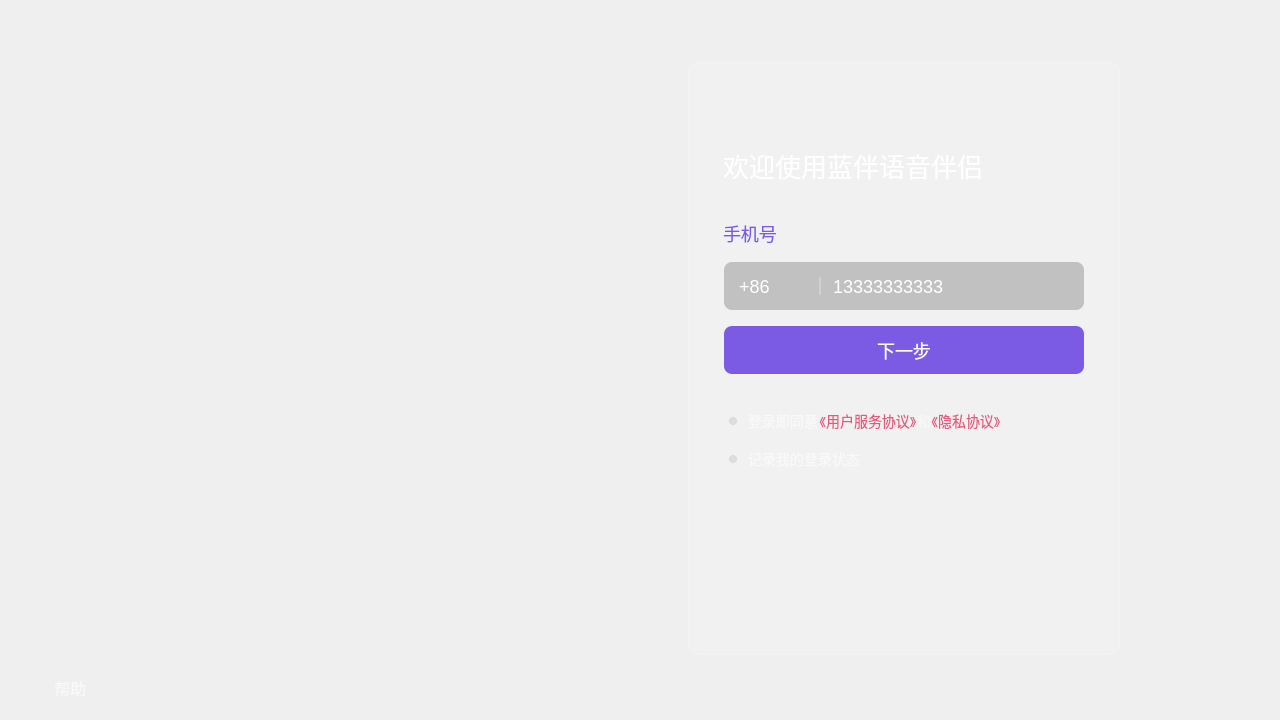
<?xml version="1.0" encoding="UTF-8"?>
<ui version="4.0">
 <class>LoginPage</class>
 <widget class="QDialog" name="LoginPage">
  <property name="geometry">
   <rect>
    <x>0</x>
    <y>0</y>
    <width>1280</width>
    <height>720</height>
   </rect>
  </property>
  <property name="windowTitle">
   <string>Dialog</string>
  </property>
  <layout class="QHBoxLayout" name="horizontalLayout">
   <property name="spacing">
    <number>0</number>
   </property>
   <property name="leftMargin">
    <number>0</number>
   </property>
   <property name="topMargin">
    <number>0</number>
   </property>
   <property name="rightMargin">
    <number>0</number>
   </property>
   <property name="bottomMargin">
    <number>0</number>
   </property>
   <item>
    <widget class="QWidget" name="widget" native="true">
     <widget class="QLabel" name="label">
      <property name="geometry">
       <rect>
        <x>108</x>
        <y>157</y>
        <width>435</width>
        <height>383</height>
       </rect>
      </property>
      <property name="text">
       <string/>
      </property>
      <property name="pixmap">
       <pixmap resource="../res.qrc">:/images/bg_dianshi.png</pixmap>
      </property>
     </widget>
     <widget class="QLabel" name="label_2">
      <property name="geometry">
       <rect>
        <x>0</x>
        <y>0</y>
        <width>12180</width>
        <height>720</height>
       </rect>
      </property>
      <property name="text">
       <string/>
      </property>
      <property name="pixmap">
       <pixmap resource="../res.qrc">:/images/bg.png</pixmap>
      </property>
     </widget>
     <widget class="QStackedWidget" name="stackedWidget_2">
      <property name="geometry">
       <rect>
        <x>688</x>
        <y>62</y>
        <width>432</width>
        <height>593</height>
       </rect>
      </property>
      <property name="styleSheet">
       <string notr="true"/>
      </property>
      <property name="currentIndex">
       <number>0</number>
      </property>
      <widget class="QWidget" name="page">
       <property name="styleSheet">
        <string notr="true">QWidget#page
{
	background: rgba(255,255,255,0.1);
border-radius: 10px;
border: 1px solid rgba(255,255,255,0.2);
}</string>
       </property>
       <widget class="QLabel" name="label_3">
        <property name="geometry">
         <rect>
          <x>326</x>
          <y>10</y>
          <width>96</width>
          <height>96</height>
         </rect>
        </property>
        <property name="styleSheet">
         <string notr="true"/>
        </property>
        <property name="text">
         <string/>
        </property>
        <property name="pixmap">
         <pixmap resource="../res.qrc">:/images/icon_二维码.png</pixmap>
        </property>
       </widget>
       <widget class="QLabel" name="label_4">
        <property name="geometry">
         <rect>
          <x>35</x>
          <y>84</y>
          <width>262</width>
          <height>38</height>
         </rect>
        </property>
        <property name="styleSheet">
         <string notr="true">font-family: &quot;微软雅黑&quot;;
font-size: 26px;
color: #FFFFFF;
line-height: 38px;
text-align: left;
font-style: normal;

</string>
        </property>
        <property name="text">
         <string>欢迎使用蓝伴语音伴侣</string>
        </property>
       </widget>
       <widget class="QLabel" name="label_5">
        <property name="geometry">
         <rect>
          <x>35</x>
          <y>158</y>
          <width>56</width>
          <height>26</height>
         </rect>
        </property>
        <property name="styleSheet">
         <string notr="true">font-family: &quot;微软雅黑&quot;;
font-size: 18px;
color: #7B5AE4;
line-height: 26px;
text-align: left;
font-style: normal;
</string>
        </property>
        <property name="text">
         <string>手机号</string>
        </property>
       </widget>
       <widget class="QWidget" name="widget_6" native="true">
        <property name="geometry">
         <rect>
          <x>36</x>
          <y>200</y>
          <width>360</width>
          <height>48</height>
         </rect>
        </property>
        <property name="minimumSize">
         <size>
          <width>360</width>
          <height>48</height>
         </size>
        </property>
        <property name="maximumSize">
         <size>
          <width>360</width>
          <height>48</height>
         </size>
        </property>
        <property name="styleSheet">
         <string notr="true">QWidget#widget_6
{
	background: rgba(0,0,0,0.2);
border-radius: 8px;
}</string>
        </property>
        <layout class="QHBoxLayout" name="horizontalLayout_5">
         <property name="spacing">
          <number>10</number>
         </property>
         <property name="leftMargin">
          <number>15</number>
         </property>
         <property name="topMargin">
          <number>1</number>
         </property>
         <property name="rightMargin">
          <number>10</number>
         </property>
         <property name="bottomMargin">
          <number>1</number>
         </property>
         <item>
          <widget class="QWidget" name="codeWidgetBtn" native="true">
           <property name="minimumSize">
            <size>
             <width>70</width>
             <height>0</height>
            </size>
           </property>
           <layout class="QHBoxLayout" name="horizontalLayout_12">
            <property name="spacing">
             <number>8</number>
            </property>
            <property name="leftMargin">
             <number>0</number>
            </property>
            <property name="topMargin">
             <number>0</number>
            </property>
            <property name="rightMargin">
             <number>0</number>
            </property>
            <property name="bottomMargin">
             <number>0</number>
            </property>
            <item>
             <widget class="QLabel" name="code">
              <property name="styleSheet">
               <string notr="true">font-family: &quot;微软雅黑&quot;;
font-size: 18px;

color: #FFFFFF;
line-height: 26px;
text-align: left;
font-style: normal;</string>
              </property>
              <property name="text">
               <string>+86</string>
              </property>
             </widget>
            </item>
            <item>
             <widget class="QLabel" name="label_11">
              <property name="minimumSize">
               <size>
                <width>22</width>
                <height>22</height>
               </size>
              </property>
              <property name="maximumSize">
               <size>
                <width>22</width>
                <height>22</height>
               </size>
              </property>
              <property name="text">
               <string/>
              </property>
              <property name="pixmap">
               <pixmap resource="../res.qrc">:/images/icon_下拉.png</pixmap>
              </property>
             </widget>
            </item>
           </layout>
          </widget>
         </item>
         <item>
          <widget class="Line" name="line_3">
           <property name="minimumSize">
            <size>
             <width>2</width>
             <height>0</height>
            </size>
           </property>
           <property name="maximumSize">
            <size>
             <width>2</width>
             <height>18</height>
            </size>
           </property>
           <property name="styleSheet">
            <string notr="true">border: 2px solid rgba(255,255,255,0.1);
background-color: rgba(255,255,255,0.1);</string>
           </property>
           <property name="orientation">
            <enum>Qt::Vertical</enum>
           </property>
          </widget>
         </item>
         <item>
          <widget class="QLineEdit" name="cap_mobile">
           <property name="sizePolicy">
            <sizepolicy hsizetype="Expanding" vsizetype="Expanding">
             <horstretch>0</horstretch>
             <verstretch>0</verstretch>
            </sizepolicy>
           </property>
           <property name="styleSheet">
            <string notr="true">  font-family: &quot;微软雅黑&quot;;
  font-size: 18px;
color: #FFFFFF;
 background: rgba(0,0,0,0);

 border:0px;

</string>
           </property>
           <property name="text">
            <string>13333333333</string>
           </property>
           <property name="placeholderText">
            <string>手机号</string>
           </property>
          </widget>
         </item>
         <item>
          <widget class="QWidget" name="widget_2" native="true">
           <property name="styleSheet">
            <string notr="true">border:none;</string>
           </property>
           <layout class="QVBoxLayout" name="verticalLayout_3">
            <property name="spacing">
             <number>0</number>
            </property>
            <property name="leftMargin">
             <number>0</number>
            </property>
            <property name="topMargin">
             <number>0</number>
            </property>
            <property name="rightMargin">
             <number>0</number>
            </property>
            <property name="bottomMargin">
             <number>0</number>
            </property>
           </layout>
          </widget>
         </item>
        </layout>
       </widget>
       <widget class="QPushButton" name="next_page_btn">
        <property name="geometry">
         <rect>
          <x>36</x>
          <y>264</y>
          <width>360</width>
          <height>48</height>
         </rect>
        </property>
        <property name="styleSheet">
         <string notr="true">background: #7B5AE4;
border-radius: 8px;

font-family: &quot;微软雅黑&quot;;
font-size: 18px;
color: #FFFFFF;
line-height: 26px;
text-align: center;
font-style: normal;</string>
        </property>
        <property name="text">
         <string>下一步</string>
        </property>
       </widget>
       <widget class="QWidget" name="widget_7" native="true">
        <property name="geometry">
         <rect>
          <x>36</x>
          <y>348</y>
          <width>388</width>
          <height>22</height>
         </rect>
        </property>
        <property name="minimumSize">
         <size>
          <width>0</width>
          <height>22</height>
         </size>
        </property>
        <property name="maximumSize">
         <size>
          <width>16777215</width>
          <height>22</height>
         </size>
        </property>
        <property name="styleSheet">
         <string notr="true">font-family: &quot;微软雅黑&quot;;
font-weight: 400;
font-size: 14px;
background-color: transparent; </string>
        </property>
        <layout class="QHBoxLayout" name="horizontalLayout_3">
         <property name="spacing">
          <number>0</number>
         </property>
         <property name="leftMargin">
          <number>0</number>
         </property>
         <property name="topMargin">
          <number>0</number>
         </property>
         <property name="rightMargin">
          <number>0</number>
         </property>
         <property name="bottomMargin">
          <number>0</number>
         </property>
         <item>
          <widget class="QRadioButton" name="radioButton">
           <property name="styleSheet">
            <string notr="true">QRadioButton
{
font-family: &quot;微软雅黑&quot;;	
font-size:14px;
color: rgba(255,255,255,0.6);
}

QRadioButton::indicator { 
    width: 18px;
    height: 18px;
}

QRadioButton::indicator::unchecked {     
    image: url(:/images/login_check_n.png);
}

QRadioButton::indicator::checked { 
    image: url(:/images/login_check_c.png);
}
</string>
           </property>
           <property name="text">
            <string>登录即同意</string>
           </property>
           <property name="checkable">
            <bool>true</bool>
           </property>
           <property name="checked">
            <bool>true</bool>
           </property>
          </widget>
         </item>
         <item>
          <widget class="QPushButton" name="Btn">
           <property name="styleSheet">
            <string notr="true">color:rgba(228, 90, 126, 1);
background-color: transparent; 
border:none;</string>
           </property>
           <property name="text">
            <string>《用户服务协议》</string>
           </property>
          </widget>
         </item>
         <item>
          <widget class="QLabel" name="label_7">
           <property name="styleSheet">
            <string notr="true">color: rgba(255,255,255,0.45);</string>
           </property>
           <property name="text">
            <string>和</string>
           </property>
          </widget>
         </item>
         <item>
          <widget class="QPushButton" name="btn1">
           <property name="styleSheet">
            <string notr="true">color:rgba(228, 90, 126, 1);
background-color: transparent; 
border:none;</string>
           </property>
           <property name="text">
            <string>《隐私协议》</string>
           </property>
          </widget>
         </item>
         <item>
          <spacer name="horizontalSpacer_4">
           <property name="orientation">
            <enum>Qt::Horizontal</enum>
           </property>
           <property name="sizeHint" stdset="0">
            <size>
             <width>40</width>
             <height>20</height>
            </size>
           </property>
          </spacer>
         </item>
        </layout>
       </widget>
       <widget class="QWidget" name="widget_8" native="true">
        <property name="geometry">
         <rect>
          <x>36</x>
          <y>386</y>
          <width>388</width>
          <height>22</height>
         </rect>
        </property>
        <property name="minimumSize">
         <size>
          <width>0</width>
          <height>22</height>
         </size>
        </property>
        <property name="maximumSize">
         <size>
          <width>16777215</width>
          <height>22</height>
         </size>
        </property>
        <property name="styleSheet">
         <string notr="true">font-family: &quot;微软雅黑&quot;;
font-weight: 400;
font-size: 14px;
background-color: transparent; </string>
        </property>
        <layout class="QHBoxLayout" name="horizontalLayout_4">
         <property name="spacing">
          <number>0</number>
         </property>
         <property name="leftMargin">
          <number>0</number>
         </property>
         <property name="topMargin">
          <number>0</number>
         </property>
         <property name="rightMargin">
          <number>0</number>
         </property>
         <property name="bottomMargin">
          <number>0</number>
         </property>
         <item>
          <widget class="QRadioButton" name="login_status">
           <property name="styleSheet">
            <string notr="true">QRadioButton
{
font-family: &quot;微软雅黑&quot;;	
font-size:14px;
color: rgba(255,255,255,0.6);
}

QRadioButton::indicator { 
    width: 18px;
    height: 18px;
}

QRadioButton::indicator::unchecked {
     
    image: url(:/images/login_check_n.png);
}

QRadioButton::indicator::checked { 
    image: url(:/images/login_check_c.png);
}
</string>
           </property>
           <property name="text">
            <string>记录我的登录状态</string>
           </property>
           <property name="checkable">
            <bool>true</bool>
           </property>
           <property name="checked">
            <bool>true</bool>
           </property>
          </widget>
         </item>
         <item>
          <spacer name="horizontalSpacer_5">
           <property name="orientation">
            <enum>Qt::Horizontal</enum>
           </property>
           <property name="sizeHint" stdset="0">
            <size>
             <width>40</width>
             <height>20</height>
            </size>
           </property>
          </spacer>
         </item>
        </layout>
       </widget>
      </widget>
      <widget class="QWidget" name="page1">
       <property name="styleSheet">
        <string notr="true">QWidget#page1
{
	background: rgba(255,255,255,0.1);
border-radius: 10px;
border: 1px solid rgba(255,255,255,0.2);
}</string>
       </property>
       <widget class="QPushButton" name="back_btn">
        <property name="geometry">
         <rect>
          <x>36</x>
          <y>34</y>
          <width>22</width>
          <height>22</height>
         </rect>
        </property>
        <property name="styleSheet">
         <string notr="true">border:none;</string>
        </property>
        <property name="text">
         <string/>
        </property>
        <property name="icon">
         <iconset resource="../res.qrc">
          <normaloff>:/images/login_back_n.png</normaloff>:/images/login_back_n.png</iconset>
        </property>
        <property name="iconSize">
         <size>
          <width>22</width>
          <height>22</height>
         </size>
        </property>
       </widget>
       <widget class="click_label" name="back_label">
        <property name="geometry">
         <rect>
          <x>65</x>
          <y>32</y>
          <width>38</width>
          <height>26</height>
         </rect>
        </property>
        <property name="styleSheet">
         <string notr="true">font-family: &quot;微软雅黑&quot;;
font-size: 18px;
color: #FFFFFF;
line-height: 26px;
text-align: left;
font-style: normal;</string>
        </property>
        <property name="text">
         <string>返回</string>
        </property>
       </widget>
       <widget class="QPushButton" name="login_btn">
        <property name="enabled">
         <bool>false</bool>
        </property>
        <property name="geometry">
         <rect>
          <x>38</x>
          <y>491</y>
          <width>360</width>
          <height>48</height>
         </rect>
        </property>
        <property name="styleSheet">
         <string notr="true">QPushButton{
background: #7B5AE4;
border-radius: 8px;
font-family: &quot;微软雅黑&quot;;
font-size: 18px;
color: #FFFFFF;
}


QPushButton:disabled {
background: rgba(255,255,255,0.2);
border-radius: 8px;
font-family: &quot;微软雅黑&quot;;
font-size: 18px;
color: rgba(255,255,255,0.5);
 }</string>
        </property>
        <property name="text">
         <string>下一步</string>
        </property>
       </widget>
       <widget class="QLabel" name="label_8">
        <property name="geometry">
         <rect>
          <x>36</x>
          <y>84</y>
          <width>210</width>
          <height>38</height>
         </rect>
        </property>
        <property name="styleSheet">
         <string notr="true">font-family: &quot;微软雅黑&quot;;
font-size: 26px;
color: #FFFFFF;
line-height: 38px;
text-align: left;
font-style: normal;</string>
        </property>
        <property name="text">
         <string>输入手机号验证码</string>
        </property>
       </widget>
       <widget class="QLineEdit" name="lineEdit">
        <property name="geometry">
         <rect>
          <x>36</x>
          <y>210</y>
          <width>48</width>
          <height>48</height>
         </rect>
        </property>
        <property name="styleSheet">
         <string notr="true">background: rgba(0,0,0,0.2);
border-radius: 8px;
border: 1px solid #7B5AE4;
font-family: &quot;微软雅黑&quot;;
font-size: 26px;
color: #FFFFFF;</string>
        </property>
        <property name="text">
         <string/>
        </property>
        <property name="alignment">
         <set>Qt::AlignCenter</set>
        </property>
       </widget>
       <widget class="QLineEdit" name="lineEdit_2">
        <property name="geometry">
         <rect>
          <x>98</x>
          <y>210</y>
          <width>48</width>
          <height>48</height>
         </rect>
        </property>
        <property name="styleSheet">
         <string notr="true">background: rgba(0,0,0,0.2);
border-radius: 8px;
border: 1px solid #7B5AE4;
font-family: &quot;微软雅黑&quot;;
font-size: 26px;
color: #FFFFFF;</string>
        </property>
        <property name="text">
         <string/>
        </property>
        <property name="alignment">
         <set>Qt::AlignCenter</set>
        </property>
       </widget>
       <widget class="QLineEdit" name="lineEdit_3">
        <property name="geometry">
         <rect>
          <x>160</x>
          <y>210</y>
          <width>48</width>
          <height>48</height>
         </rect>
        </property>
        <property name="styleSheet">
         <string notr="true">background: rgba(0,0,0,0.2);
border-radius: 8px;
border: 1px solid #7B5AE4;
font-family: &quot;微软雅黑&quot;;
font-size: 26px;
color: #FFFFFF;</string>
        </property>
        <property name="text">
         <string/>
        </property>
        <property name="alignment">
         <set>Qt::AlignCenter</set>
        </property>
       </widget>
       <widget class="QLineEdit" name="lineEdit_4">
        <property name="geometry">
         <rect>
          <x>222</x>
          <y>210</y>
          <width>48</width>
          <height>48</height>
         </rect>
        </property>
        <property name="styleSheet">
         <string notr="true">background: rgba(0,0,0,0.2);
border-radius: 8px;
border: 1px solid #7B5AE4;
font-family: &quot;微软雅黑&quot;;
font-size: 26px;
color: #FFFFFF;</string>
        </property>
        <property name="text">
         <string/>
        </property>
        <property name="alignment">
         <set>Qt::AlignCenter</set>
        </property>
       </widget>
       <widget class="QLineEdit" name="lineEdit_5">
        <property name="geometry">
         <rect>
          <x>284</x>
          <y>210</y>
          <width>48</width>
          <height>48</height>
         </rect>
        </property>
        <property name="styleSheet">
         <string notr="true">background: rgba(0,0,0,0.2);
border-radius: 8px;
border: 1px solid #7B5AE4;
font-family: &quot;微软雅黑&quot;;
font-size: 26px;
color: #FFFFFF;</string>
        </property>
        <property name="text">
         <string/>
        </property>
        <property name="alignment">
         <set>Qt::AlignCenter</set>
        </property>
       </widget>
       <widget class="QLineEdit" name="lineEdit_6">
        <property name="geometry">
         <rect>
          <x>346</x>
          <y>210</y>
          <width>48</width>
          <height>48</height>
         </rect>
        </property>
        <property name="styleSheet">
         <string notr="true">background: rgba(0,0,0,0.2);
border-radius: 8px;
border: 1px solid #7B5AE4;
font-family: &quot;微软雅黑&quot;;
font-size: 26px;
color: #FFFFFF;</string>
        </property>
        <property name="text">
         <string/>
        </property>
        <property name="alignment">
         <set>Qt::AlignCenter</set>
        </property>
       </widget>
       <widget class="QWidget" name="widget_3" native="true">
        <property name="geometry">
         <rect>
          <x>36</x>
          <y>130</y>
          <width>362</width>
          <height>44</height>
         </rect>
        </property>
        <property name="minimumSize">
         <size>
          <width>362</width>
          <height>44</height>
         </size>
        </property>
        <property name="maximumSize">
         <size>
          <width>362</width>
          <height>44</height>
         </size>
        </property>
        <layout class="QVBoxLayout" name="verticalLayout_2">
         <property name="spacing">
          <number>0</number>
         </property>
         <property name="leftMargin">
          <number>0</number>
         </property>
         <property name="topMargin">
          <number>0</number>
         </property>
         <property name="rightMargin">
          <number>0</number>
         </property>
         <property name="bottomMargin">
          <number>0</number>
         </property>
         <item>
          <layout class="QHBoxLayout" name="horizontalLayout_2">
           <property name="spacing">
            <number>0</number>
           </property>
           <property name="rightMargin">
            <number>7</number>
           </property>
           <item>
            <widget class="QLabel" name="label_6">
             <property name="styleSheet">
              <string notr="true">font-family: &quot;微软雅黑&quot;;
font-size: 14px;
color: rgba(255,255,255,0.5);</string>
             </property>
             <property name="text">
              <string>请输入发送 </string>
             </property>
            </widget>
           </item>
           <item>
            <widget class="QLabel" name="label_9">
             <property name="styleSheet">
              <string notr="true">font-family: &quot;微软雅黑&quot;;
font-size: 14px;
color: rgba(255, 255, 255, 1);</string>
             </property>
             <property name="text">
              <string>+86131***03</string>
             </property>
            </widget>
           </item>
           <item>
            <widget class="QLabel" name="label_10">
             <property name="styleSheet">
              <string notr="true">font-family: &quot;微软雅黑&quot;;
font-size: 14px;
color: rgba(255,255,255,0.5);</string>
             </property>
             <property name="text">
              <string> 的6位验证码，10分钟内有效。</string>
             </property>
            </widget>
           </item>
          </layout>
         </item>
         <item>
          <layout class="QHBoxLayout" name="horizontalLayout_6">
           <property name="rightMargin">
            <number>0</number>
           </property>
           <item>
            <widget class="QLabel" name="label_12">
             <property name="styleSheet">
              <string notr="true">font-family: &quot;微软雅黑&quot;;
font-size: 14px;
color: rgba(255,255,255,0.5);</string>
             </property>
             <property name="text">
              <string>如未收到，请重新获取验证码或 </string>
             </property>
            </widget>
           </item>
           <item>
            <widget class="QPushButton" name="help_btn">
             <property name="layoutDirection">
              <enum>Qt::LeftToRight</enum>
             </property>
             <property name="styleSheet">
              <string notr="true">font-family: &quot;微软雅黑&quot;;
font-size: 14px;
color: rgba(228, 90, 126, 1);
border:none;</string>
             </property>
             <property name="text">
              <string>获取帮助</string>
             </property>
            </widget>
           </item>
           <item>
            <spacer name="horizontalSpacer">
             <property name="orientation">
              <enum>Qt::Horizontal</enum>
             </property>
             <property name="sizeHint" stdset="0">
              <size>
               <width>40</width>
               <height>20</height>
              </size>
             </property>
            </spacer>
           </item>
          </layout>
         </item>
        </layout>
       </widget>
      </widget>
     </widget>
     <widget class="QPushButton" name="closeBtn">
      <property name="geometry">
       <rect>
        <x>1228</x>
        <y>5</y>
        <width>28</width>
        <height>28</height>
       </rect>
      </property>
      <property name="minimumSize">
       <size>
        <width>28</width>
        <height>28</height>
       </size>
      </property>
      <property name="maximumSize">
       <size>
        <width>28</width>
        <height>28</height>
       </size>
      </property>
      <property name="styleSheet">
       <string notr="true">QPushButton{	
border:none;
}
QPushButton::hover{
border:none;
background:#3E3E3E;
}
QPushButton::checked {
border:none;
}

</string>
      </property>
      <property name="text">
       <string/>
      </property>
      <property name="icon">
       <iconset resource="../res.qrc">
        <normaloff>:/images/login_close_n.png</normaloff>:/images/login_close_n.png</iconset>
      </property>
      <property name="iconSize">
       <size>
        <width>28</width>
        <height>28</height>
       </size>
      </property>
     </widget>
     <widget class="QPushButton" name="minBtn">
      <property name="geometry">
       <rect>
        <x>1184</x>
        <y>5</y>
        <width>28</width>
        <height>28</height>
       </rect>
      </property>
      <property name="minimumSize">
       <size>
        <width>28</width>
        <height>28</height>
       </size>
      </property>
      <property name="maximumSize">
       <size>
        <width>28</width>
        <height>28</height>
       </size>
      </property>
      <property name="styleSheet">
       <string notr="true">QPushButton{	
border:none;
}
QPushButton::hover{
border:none;
background:#3E3E3E;
}
QPushButton::checked {
border:none;
}

</string>
      </property>
      <property name="text">
       <string/>
      </property>
      <property name="icon">
       <iconset resource="../res.qrc">
        <normaloff>:/images/login_min_n.png</normaloff>:/images/login_min_n.png</iconset>
      </property>
      <property name="iconSize">
       <size>
        <width>28</width>
        <height>28</height>
       </size>
      </property>
     </widget>
     <widget class="QPushButton" name="help_Btn_1">
      <property name="geometry">
       <rect>
        <x>50</x>
        <y>676</y>
        <width>59</width>
        <height>23</height>
       </rect>
      </property>
      <property name="styleSheet">
       <string notr="true">border:none;
font-family: &quot;微软雅黑&quot;;
font-size: 16px;
color: rgba(255,255,255,0.6);
line-height: 22px;
text-align: left;
font-style: normal;</string>
      </property>
      <property name="text">
       <string> 帮助</string>
      </property>
      <property name="icon">
       <iconset resource="../res.qrc">
        <normaloff>:/images/login_hlep_n.png</normaloff>:/images/login_hlep_n.png</iconset>
      </property>
      <property name="iconSize">
       <size>
        <width>18</width>
        <height>19</height>
       </size>
      </property>
     </widget>
     <zorder>label_2</zorder>
     <zorder>label</zorder>
     <zorder>stackedWidget_2</zorder>
     <zorder>closeBtn</zorder>
     <zorder>minBtn</zorder>
     <zorder>help_Btn_1</zorder>
    </widget>
   </item>
  </layout>
 </widget>
 <customwidgets>
  <customwidget>
   <class>click_label</class>
   <extends>QLabel</extends>
   <header location="global">click_label.h</header>
   <slots>
    <signal>clicked()</signal>
   </slots>
  </customwidget>
 </customwidgets>
 <resources>
  <include location="../res.qrc"/>
 </resources>
 <connections/>
</ui>
